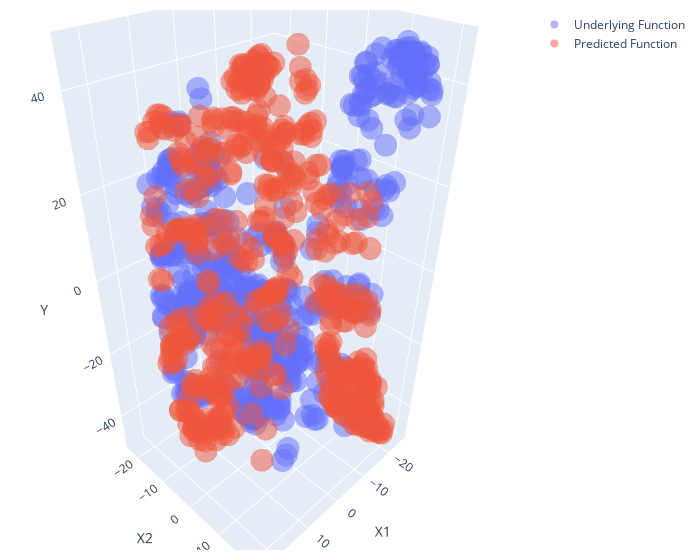

This figure's notebook cell:
### Code cell
from sklearn.manifold import TSNE
X_reduced = TSNE(n_components=2).fit_transform(x)
y_true_reduced = TSNE(n_components=1).fit_transform(y_true)
y_pred_reduced = TSNE(n_components=1).fit_transform(model(x))
print(f'X_reduced: {X_reduced.shape}, y_true_reduced: {y_true_reduced.shape}, y_pred_reduced: {y_pred_reduced.shape}')
plot_intereactive_3d(X_reduced,y_true_reduced,y_pred_reduced)

### Figure 1 — Plotly figure (JSON) as saved in the notebook; plotly's stock layout.template omitted (floating-point values rounded to 4 significant figures; data arrays with more than 128 entries replaced by an {"elided": "..."} marker saying what was removed)
{"data": [{"mode": "markers", "name": "Underlying Function", "opacity": 0.5, "type": "scatter3d", "x": {"elided": "500 float values"}, "y": {"elided": "500 float values"}, "z": {"elided": "500 float values"}}, {"mode": "markers", "name": "Predicted Function", "opacity": 0.5, "type": "scatter3d", "x": {"elided": "500 float values"}, "y": {"elided": "500 float values"}, "z": {"elided": "500 float values"}}], "layout": {"margin": {"b": 10, "l": 10, "r": 20, "t": 10}, "scene": {"xaxis": {"title": {"text": "X1"}}, "yaxis": {"title": {"text": "X2"}}, "zaxis": {"title": {"text": "Y"}}}, "width": 700}}
